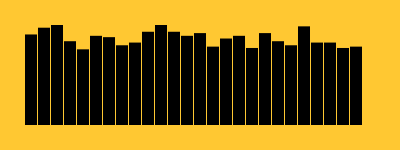
Frame 1 (no input)
Frame 60 (the mouse pressed at the canvas centre just before this capture): identical to frame 1, image omitted
Frame 120 (the mouse held since frame 60 and released just before this capture): identical to frame 1, image omitted

The Processing sketch that drew this single still picture (run headless with seeded random() and noise(); from frame 60 on, the mouse is pressed at the canvas centre):

// Processing sketch: weather_bars_method
// ── weather_bars_method.pde
int margin = 25;

void setup() {
  size(400, 150);
  noStroke();
  fill(0);
}

void draw() {
  background(255, 200, 50);
  
  // this is our first new method. we use it to determine the bar width and height factor, 
  // so that our chart fits neatly onto the screen, however large it is. 
  // the method is specified below.
  // it passes our data (temp) to the method, and receives an array of two floats
  // this return value is placed into the float array m, which we will use later
  float[] m = barMargins(temp); 
  
  // here is our second method, to draw the bars. it does take our new array and the data
  // as parameters
  drawBars(m, temp);
}

// our method for calculating the margins. it returns a float[] as a data type, 
// and takes an int[] array as the input data
// methods that return values (everything except 'void') always need a return statement
// this tells the method which variable to hand back to whoever called the method
float[] barMargins( int[] inputarray) {
  
  // this wil be our return statement - an array of two values.
  float[] margins = new float[2];
  
  // we define the first value as the bar width. 
  // we calculate it by taking the width of the screen, substract left and right margins,
  // and then divide whatever remains by the number of data values in our array
  margins[0] = (width - 2*margin) /inputarray.length;
  
  // the height factor is harder to calculate. we have to find the largest number in the data first
  // to do this, we will iterate through all data values, and see which one is biggest. 
  // we start with 0, assuming that our data does not contain negative values (for now this will do, but this can be problematic)
  margins[1] = 0;
  
  // here we run through our array, same as before.
  for (int i = 0; i < inputarray.length; i ++ ) {
    // if the data value is larger than what we have stored in margins[1], 
    if (inputarray[i] > margins[1]) {
      // then store the new largest number in margins[1].
      // we will repeat that through the whole array. in the end, 
      // margins[1] will contain the largest number in the data
      margins[1] = inputarray[i];
    }
  }
  // now we 
  margins[1] = (height - 2*margin)/ margins[1];
  return margins;
}

// this is a method for drawing the bars, taking the values we just calculated and the
// data array as parameters.
// void means the the method does not return any value
void drawBars(float[] m, int[] data) {
  // just putting our values into new variables, wf for bar width, hf for height factor
  float wf = m[0];
  float hf = m[1];
  
  // this time, lets move the coordinate system to the lower left corner of our drawing area
  translate(margin, height-margin);
  for (int i=0; i < data.length; i++) {
    // draw a rectangle using our barcode values
    rect(i*wf, 0, wf-1, -data[i]*hf);
  };
}

// our data array
int[] temp = {
  67, 
  72, 
  74, 
  62, 
  56, 
  66, 
  65, 
  59, 
  61, 
  69, 
  74, 
  69, 
  66, 
  68, 
  58, 
  64, 
  66, 
  57, 
  68, 
  62, 
  59, 
  73, 
  61, 
  61, 
  57, 
  58
};
